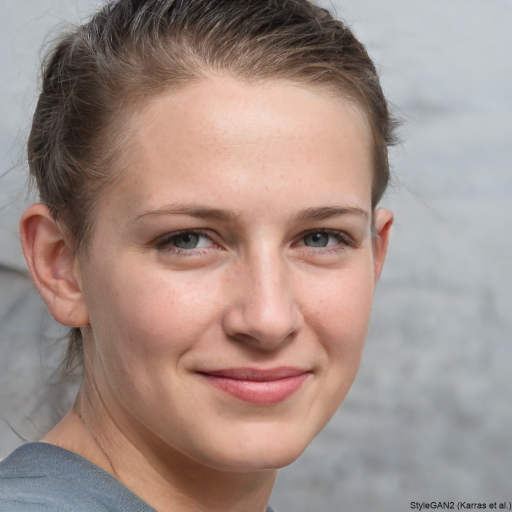
#> input picture assets/images/fake1.jpg, 1024 x 1024 px (shown at 1/2 size)
$ python -i faces.py   (imports and definitions only)   (Python 2 division)
#> lines starting #> are read from the running program, lines starting #| are printed output that depends on the picture
from dataclasses import dataclass
from pathlib import Path

import cv2
import numpy as np
from PIL import Image

BoundingBox = tuple[int, int, int, int]

MODEL_PATH = Path(__file__).parent / "assets" / "face_detection_yunet_2023mar.onnx"


class NoFaceDetectedError(Exception):
    """Raised when an image contains no detectable face.

    The detector is trained on face crops, so scoring a face-free image would
    produce a number with no meaning. Callers must surface this, not a score.
    """


@dataclass(frozen=True)
class Face:
    image: Image.Image
    box: BoundingBox
    confidence: float


class FaceCropper:
    """YuNet face detection followed by a square margin crop.

    Approximates the DeepfakeBench preprocessing the upstream model was
    evaluated with: expand the detected box to a square, scale it by a margin,
    then crop. Exact parity is not claimed - see LIMITATIONS.md.

    YuNet is used rather than MTCNN because facenet-pytorch pins torch<2.3,
    which cannot coexist with the torch>=2.8 that ZeroGPU requires.
    """

    def __init__(self, margin: float = 1.3, score_threshold: float = 0.6):
        self._margin = margin
        self._detector = cv2.FaceDetectorYN.create(
            str(MODEL_PATH), "", (320, 320), score_threshold
        )

    def largest_face(self, image: Image.Image) -> Face:
        rgb = image.convert("RGB")
        bgr = cv2.cvtColor(np.asarray(rgb), cv2.COLOR_RGB2BGR)

        height, width = bgr.shape[:2]
        self._detector.setInputSize((width, height))
        _, faces = self._detector.detect(bgr)
        if faces is None or len(faces) == 0:
            raise NoFaceDetectedError("no face detected")

        best = max(faces, key=lambda f: f[2] * f[3])
        box = self._square_crop_box(best[:4], (width, height))
        return Face(image=rgb.crop(box), box=box, confidence=float(best[-1]))

    def _square_crop_box(self, xywh, size: tuple[int, int]) -> BoundingBox:
        width, height = size
        x, y, w, h = xywh
        cx, cy = x + w / 2, y + h / 2
        half = max(w, h) * self._margin / 2

        left = max(0, int(cx - half))
        top = max(0, int(cy - half))
        right = min(width, int(cx + half))
        bottom = min(height, int(cy + half))
        return left, top, right, bottom

>>> import cv2
>>> picture = cv2.imread('../../../assets/images/fake1.jpg', cv2.IMREAD_GRAYSCALE)
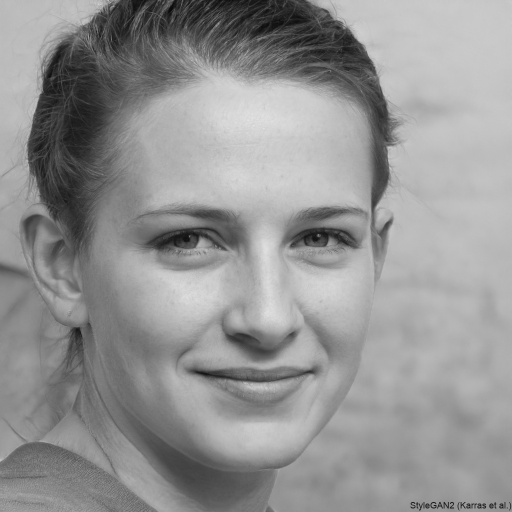
#> picture: shape (1024, 1024) (shown at 1/2 size); min 7, max 231, mean 147.7
>>> result = FaceCropper().largest_face(picture)
#> (the run stopped early here; a loop or call above may not have finished)

$ run again, on assets/images/fake2.jpg
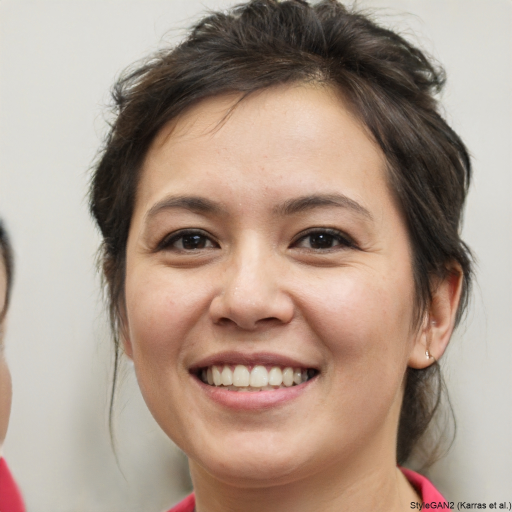
#> input picture assets/images/fake2.jpg, 1024 x 1024 px (shown at 1/2 size)
#> `picture = cv2.imread('../../../assets/images/fake1.jpg', cv2.IMREAD_GR..`:
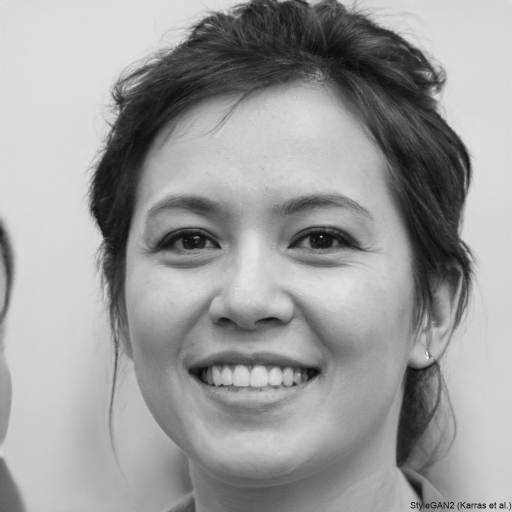
#> picture: shape (1024, 1024) (shown at 1/2 size); min 6, max 246, mean 156.2

$ run again, on assets/images/fake3.jpg
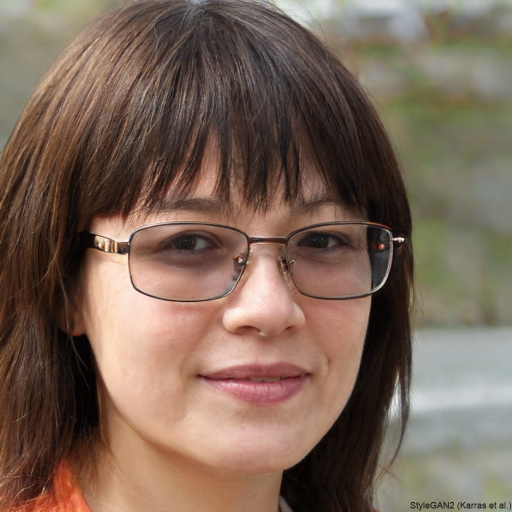
#> input picture assets/images/fake3.jpg, 1024 x 1024 px (shown at 1/2 size)
#> `picture = cv2.imread('../../../assets/images/fake1.jpg', cv2.IMREAD_GR..`:
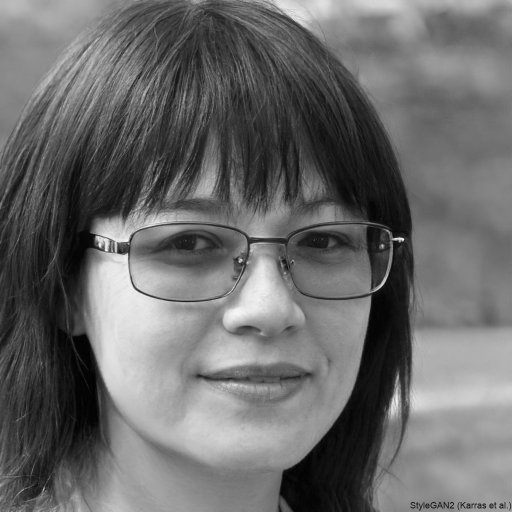
#> picture: shape (1024, 1024) (shown at 1/2 size); min 0, max 255, mean 106.3

$ run again, on assets/images/fake4.jpg
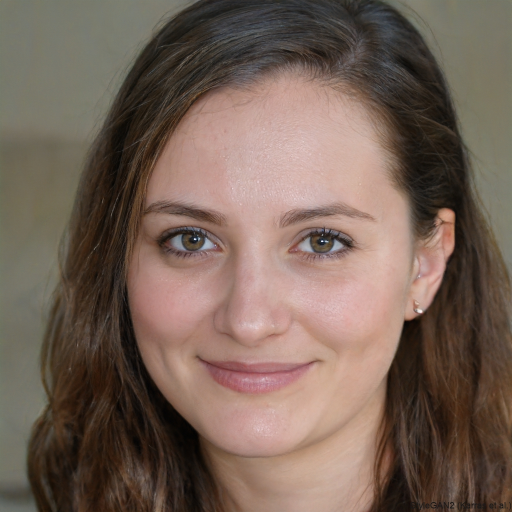
#> input picture assets/images/fake4.jpg, 1024 x 1024 px (shown at 1/2 size)
#> `picture = cv2.imread('../../../assets/images/fake1.jpg', cv2.IMREAD_GR..`:
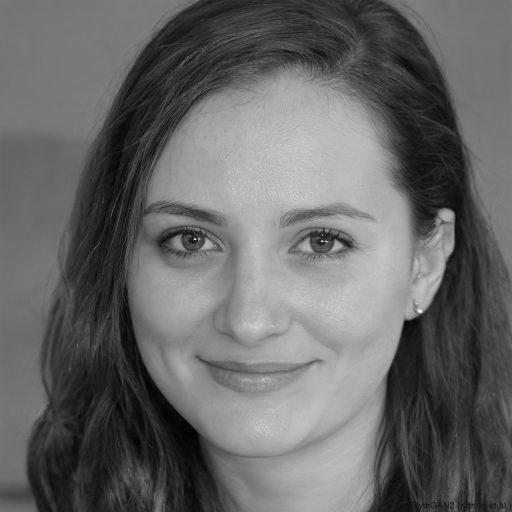
#> picture: shape (1024, 1024) (shown at 1/2 size); min 1, max 255, mean 102.8
